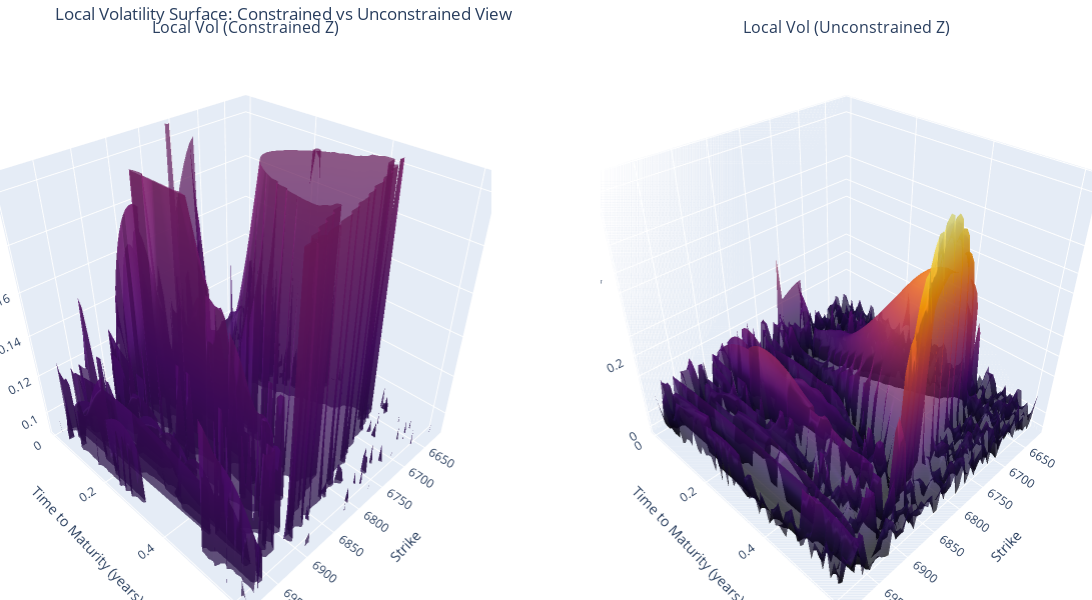

The cell this chart's notebook holds for it:
### Markdown cell above
### Local Vol using Interpolation

### Code cell
impvol_interp = interp
params = [calls["S0"].iloc[0],calls["r"].iloc[0],impvol_interp]
local_vol_surface = get_local_vol_surface(calls,params)
plot_local_vol_surface(calls,local_vol_surface)

### Figure 1 — Plotly figure (JSON) as saved in the notebook; plotly's stock layout.template omitted (floating-point values rounded to 4 significant figures; data arrays with more than 128 entries replaced by an {"elided": "..."} marker saying what was removed)
{"data": [{"colorscale": [[0, "#000004"], [0.1111, "#1b0c41"], [0.2222, "#4a0c6b"], [0.3333, "#781c6d"], [0.4444, "#a52c60"], [0.5556, "#cf4446"], [0.6667, "#ed6925"], [0.7778, "#fb9b06"], [0.8889, "#f7d13d"], [1, "#fcffa4"]], "opacity": 0.7, "scene": "scene", "showlegend": false, "showscale": false, "type": "surface", "x": {"elided": "60x60 float values"}, "y": {"elided": "60x60 float values"}, "z": {"elided": "60x60 float values"}}, {"colorscale": [[0, "#000004"], [0.1111, "#1b0c41"], [0.2222, "#4a0c6b"], [0.3333, "#781c6d"], [0.4444, "#a52c60"], [0.5556, "#cf4446"], [0.6667, "#ed6925"], [0.7778, "#fb9b06"], [0.8889, "#f7d13d"], [1, "#fcffa4"]], "opacity": 0.7, "scene": "scene2", "showlegend": false, "showscale": false, "type": "surface", "x": {"elided": "60x60 float values"}, "y": {"elided": "60x60 float values"}, "z": {"elided": "60x60 float values"}}], "layout": {"annotations": [{"font": {"size": 16}, "showarrow": false, "text": "Local Vol (Constrained Z)", "x": 0.225, "xanchor": "center", "xref": "paper", "y": 1, "yanchor": "bottom", "yref": "paper"}, {"font": {"size": 16}, "showarrow": false, "text": "Local Vol (Unconstrained Z)", "x": 0.775, "xanchor": "center", "xref": "paper", "y": 1, "yanchor": "bottom", "yref": "paper"}], "height": 600, "margin": {"b": 0, "l": 0, "r": 0, "t": 40}, "scene": {"domain": {"x": [0, 0.45], "y": [0, 1]}, "xaxis": {"title": {"text": "Strike"}}, "yaxis": {"title": {"text": "Time to Maturity (years)"}}, "zaxis": {"range": [0.08857, 0.2072], "title": {"text": "Volatility"}}}, "scene2": {"domain": {"x": [0.55, 1], "y": [0, 1]}, "xaxis": {"title": {"text": "Strike"}}, "yaxis": {"title": {"text": "Time to Maturity (years)"}}, "zaxis": {"title": {"text": "Volatility"}}}, "title": {"text": "Local Volatility Surface: Constrained vs Unconstrained View"}, "width": 1200}}
